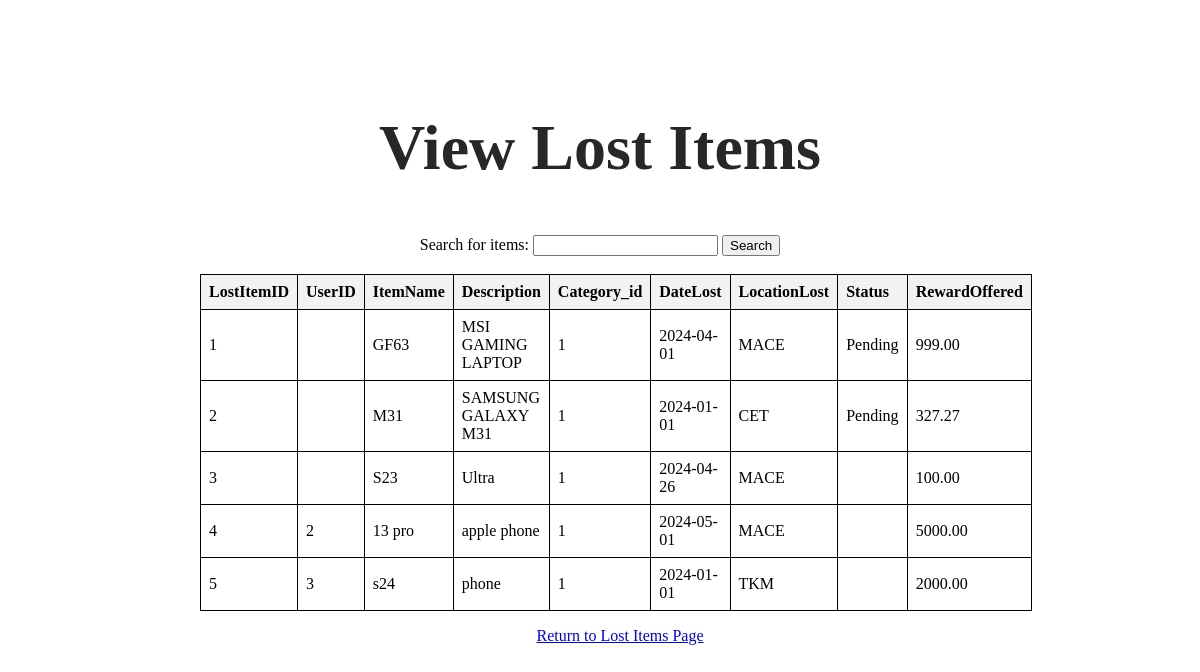
The app's page /view_lost_items.php with its own data.
### tables this page shows
CREATE TABLE `lostitems` (
  `LostItemID` int(11) NOT NULL,
  `UserID` int(11) DEFAULT NULL,
  `ItemName` varchar(100) DEFAULT NULL,
  `Description` text DEFAULT NULL,
  `category_id` int(11) NOT NULL,
  `DateLost` date DEFAULT NULL,
  `LocationLost` varchar(100) DEFAULT NULL,
  `Status` varchar(20) DEFAULT NULL,
  `RewardOffered` decimal(10,2) DEFAULT NULL
);

### view_lost_items.php (the view, shortened to what this page needs)
<!DOCTYPE html>
<html>
<head>
	<link rel="stylesheet" type="text/css" href="styl.css">
</head>
<body>
	<div class="container">
    <h2>View Lost Items</h2>
    <form method="GET" action="">
        <label for="search_query">Search for items:</label>
        <input type="text" id="search_query" name="search_query">
        <input type="submit" value="Search">
		<br>
		<br>
    </form>
    <?php
    include_once "db_connection.php";
    if (isset($_GET['search_query'])) {
        $search_query = mysqli_real_escape_string($conn, $_GET['search_query']);
        $sql = "SELECT * FROM LostItems WHERE ItemName LIKE '%$search_query%' OR Description LIKE '%$search_query%'";
        $result = $conn->query($sql);
        if ($result->num_rows > 0) {
            echo "<table>";
            echo "<tr>";
            foreach ($result->fetch_assoc() as $key => $value) {
                echo "<th>" . ucfirst($key) . "</th>";
            }
            echo "</tr>";
            mysqli_data_seek($result, 0);
            while ($row = $result->fetch_assoc()) {
                echo "<tr>";
                foreach ($row as $value) {
                    echo "<td>$value</td>";
                }
                echo "</tr>";
            }
            echo "</table>";
        } else {
            echo "No results found.";
        }
    } else {
        $sql = "SELECT * FROM LostItems";
        $result = $conn->query($sql);
        if ($result->num_rows > 0) {
            echo "<table>";
            echo "<tr>";
            foreach ($result->fetch_assoc() as $key => $value) {
                echo "<th>" . ucfirst($key) . "</th>";
            }
            echo "</tr>";
            mysqli_data_seek($result, 0);
            while ($row = $result->fetch_assoc()) {
                echo "<tr>";
                foreach ($row as $value) {
                    echo "<td>$value</td>";
                }
                echo "</tr>";
            }
            echo "</table>";
        } else {
            echo "No lost items uploaded.";
        }
    }
    ?>
    <ul><p><a href="lost.php">Return to Lost Items Page</a></p></ul>
</body>
</html>

### styl.css (style rules this page uses)
.container { max-width: 800px; margin: 0 auto; padding: 50px; text-align: center; }
h2 { font-size: 64px; margin-bottom: 50px; color: #272727; }

### view_lost_items.php (style rules this page uses)
table { border-collapse: collapse; width: 100%; }
th, td { border: 1px solid black; padding: 8px; text-align: left; }
th { background-color: #f2f2f2; }

### records on screen
lostitems: value "1", ItemName "GF63", Description "MSI GAMING LAPTOP", DateLost "2024-04-01", LocationLost "MACE", Status "Pending", RewardOffered "999.00"
lostitems: LostItemID "2", ItemName "M31", Description "SAMSUNG GALAXY M31", category "1", DateLost "2024-01-01", LocationLost "CET", Status "Pending", RewardOffered "327.27"
lostitems: LostItemID "3", ItemName "S23", Description "Ultra", category "1", DateLost "2024-04-26", LocationLost "MACE", RewardOffered "100.00"
lostitems: LostItemID "4", UserID "2", ItemName "13 pro", Description "apple phone", category "1", DateLost "2024-05-01", LocationLost "MACE", RewardOffered "5000.00"
lostitems: LostItemID "5", UserID "3", ItemName "s24", Description "phone", category "1", DateLost "2024-01-01", LocationLost "TKM", RewardOffered "2000.00"

### other values on screen
$key "LostItemID"
$key "UserID"
$key "ItemName"
$key "Description"
$key "Category_id"
$key "DateLost"
$key "LocationLost"
$key "Status"
$key "RewardOffered"
